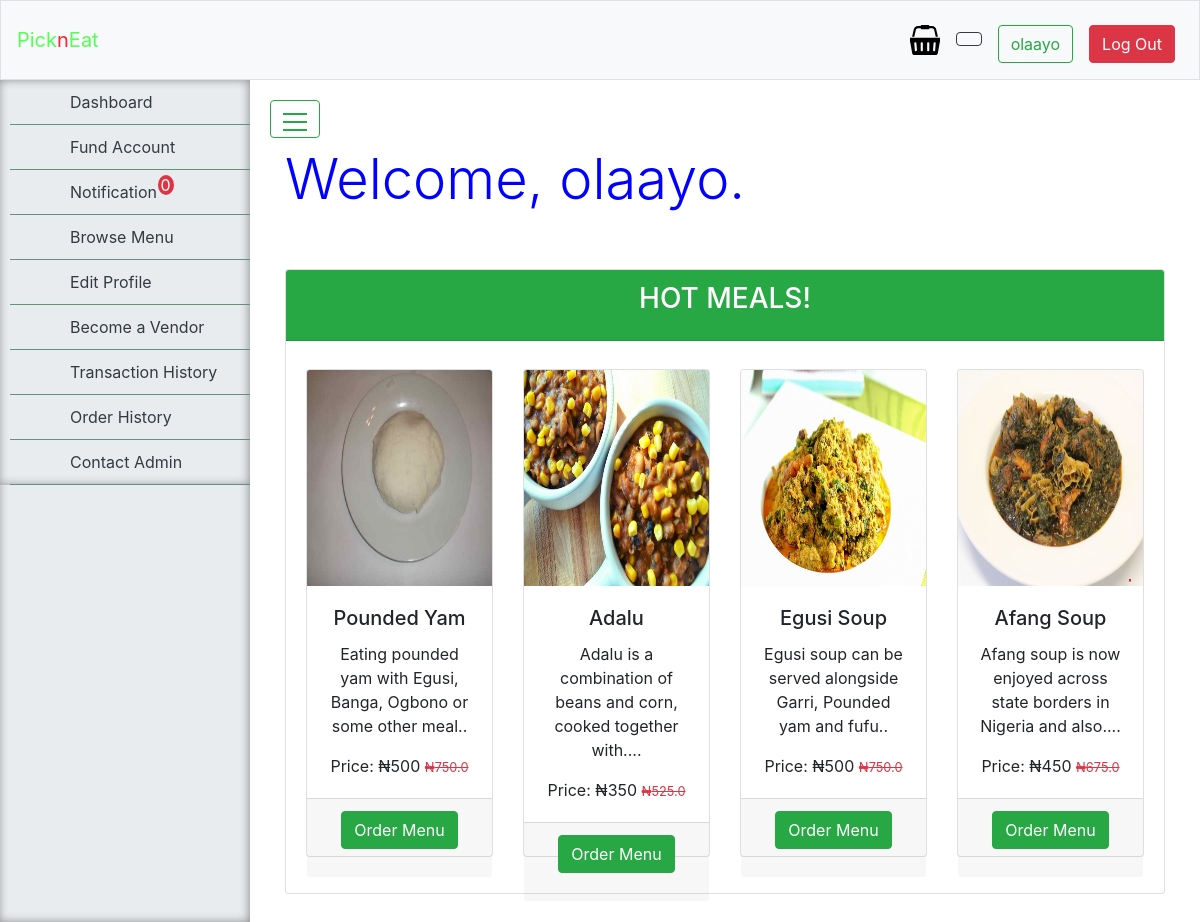
The app's page /dashboard (signed in) with its own data.
### tables this page shows
CREATE TABLE "users" (
	"id"	INTEGER NOT NULL PRIMARY KEY AUTOINCREMENT UNIQUE,
	"full_name"	TEXT NOT NULL,
	"username"	TEXT NOT NULL,
	"email"	TEXT NOT NULL,
	"phone_number"	TEXT NOT NULL,
	"address"	TEXT NOT NULL,
	"user_type"	TEXT NOT NULL,
	"password"	TEXT NOT NULL,
	"user_image"	TEXT,
	"balance"	INTEGER NOT NULL DEFAULT 0,
	"status"	TEXT NOT NULL DEFAULT 'active',
	"time_stamp"	TEXT NOT NULL,
	"business_name"	TEXT DEFAULT 'None',
	"business_address"	TEXT DEFAULT 'None',
	"business_number"	TEXT DEFAULT 'None',
	"user_view"	TEXT DEFAULT 'user',
	"cart"	TEXT DEFAULT '-',
	"application"	TEXT
);

CREATE TABLE "menu" (
	"id"	INTEGER NOT NULL PRIMARY KEY AUTOINCREMENT UNIQUE,
	"image"	TEXT NOT NULL,
	"vendor"	TEXT NOT NULL,
	"status"	TEXT NOT NULL DEFAULT 'available',
	"vendor_status"	TEXT NOT NULL DEFAULT 'active',
	"time_stamp"	TEXT NOT NULL,
	"name"	TEXT NOT NULL,
	"price"	NUMERIC NOT NULL,
	"description"	TEXT
);

### router/router.py (the view)
    @app.route("/dashboard")
    @login_required
    def dashboard():
        return dashboard_handler(database)

### application.py (called while the page is built)
@app.after_request
def after_request(response):
    response.headers["Cache-Control"] = "no-cache, no-store, must-revalidate"
    response.headers["Expires"] = 0
    response.headers["Pragma"] = "no-cache"
    return response

### controllers/user.py (called while the page is built)
def login_required(f):
    @wraps(f)
    def decorated_function(*args, **kwargs):
        if not session.get("username"):
            return redirect("/login")
        return f(*args, **kwargs)
    return decorated_function

### templates/dashboard.html (shortened to what this page needs)
{%extends "layout2.html" %}
{% block main %}
    <div class="jumbotron-fluid float-left">
        <div class="container">
            <div class="row">
                <h1 class="display-4"><span style="color: blue;">Welcome, {{session["username"]}}.</span></h1>
            </div>
            <div class="row">
                    <div class="card mt-5 mb-2">
                            <div class="card-header bg-success">
                                <div class="card-title">
                                    <h3 class="font-weight-bolder text-center text-white"> HOT MEALS!</h3>
                                </div>
                            </div>
                            <div class="card-body">
                                <div class="row">
                                    {% for menu in menus %}
                                    <div class="col-md-3 col-sm-12 mt-2 mb-3 text-center">
                                    <div class="card menu-card">
                                        <img src={{menu["image"]}}  type="submit" class="card-img-top menu-card-head" alt="Preview Unavailiable">
                                        <div class="card-body">
                                            <h5 class="card-title">{{menu["name"]}}</h5>
                                            <p class="card-text">{{menu["description"] | truncate(70)}}.</p>
                                            <p class="card-text">Price: &#8358;{{menu["price"]}} <small class="text-danger"><strike>&#8358;{{menu["price"] * 1.5}}</strike></small></p>
                                        </div>
                                        <div class="card-footer">
                                                <p><a href="/order_menu/{{menu['id']}}" class="btn btn-success">Order Menu</a></p>
                                        </div>
                                    </div>
                                </div>
                                {% endfor %}
                            </div>
                        </div>
                    </div>
            </div>
        </div>
    </div>
{% endblock %}

### templates/layout2.html (shortened to what this page needs)
<!DOCTYPE html>
<html lang="en">
    <head>
        <link href="https://maxcdn.bootstrapcdn.com/bootstrap/4.1.3/css/bootstrap.min.css" rel="stylesheet">
        <link href="/static/styles.css" rel="stylesheet">
        <link href="/static/sidebar.css" rel="stylesheet">
        <link rel="stylesheet" type="text/css" href="https://cdn.datatables.net/1.10.20/css/jquery.dataTables.css">
    </head>
{% block body%}
    <body>
{% endblock %}
        <nav class="navbar navbar-expand-md navbar-light bg-light border">
                <a class="navbar-brand" href="/dashboard"><span class="green">Pick</span><span class="white">n</span><span class="green">Eat</span><span class="green"></a>
                <div class="collapse navbar-collapse" id="navbar">
                        <ul class="navbar-nav ml-auto mt-2">
                                {%if session["user_type"] == "user" or session["user_type"] == "vendor" and session["user_view"] == "user" %}
                                <li class="nav-item">
                                    <a class="nav-link" href="/display_cart"><span><?xml version="1.0" ?>
                                    <sup class="cart" id="cart"></sup></span>
                                </a>
                                </li>
                                {% endif %}
                            {% if session["user_type"] != "admin" %}
                                <li class="nav-item nav-link"><span class="btn btn-outline-dark" id="balance"></span></li>
                                {% endif %}
                            <li class="nav-item"><a class="nav-link" href="/profile"><span class="btn btn-outline-success">{{session["username"]}}</span></a></li>
                            <li class="nav-item"><a class="nav-link" href="/logout"><span class="btn btn-danger">Log Out</span></a></li>
                        </ul>
                </div>
            </nav>
                    <div class="wrapper">
                            <nav id="sidebar">
                                <div class="sidebar">
                                    {% if session["user_type"] == "admin" %}
                                    <ul>
                                        <li><a href='/dashboard' > Dashboard </a></li>
                                        <li><a href='/notification' > Notification <span class="badge-danger custom-badge" id="notifs">0</span> </a></li>
                                        <li><a href='/transaction_log' > View Transactions </a></li>
                                        <li><a href='/menu_log' > View Menus </a></li>
                                        <li><a href='/manage_users' > Manage Users </a></li>
                                        <li><a href='/order_log' > View Orders </a></li>
                                        <li><a href='/vendor_verification' > Vendor Application </a></li>
                                    </ul>
                                    {% else %}
                                        <ul>
                                            <li><a href='/dashboard'> Dashboard </a></li>
                                            <li><a href='/fund' > Fund Account </a></li>
                                            <li><a href='/notification' > Notification <span class="badge-danger custom-badge" id="notifs">0</span> </a></li>
                                            <li><a href='/browse' > Browse Menu </a></li>
                                            <li><a href='/profile' > Edit Profile </a></li>
                                            {% if session["user_type"] != "vendor" %}
                                                <li><a href='/apply' > Become a Vendor </a></li>
                                            {% endif %}
                                            <li><a href='/transaction_history' > Transaction History </a></li>
                                            <li><a href='/order_history' > Order History </a></li>
                                            <li><a href='/contact' > Contact Admin </a></li>
                                        </ul>
                                    {% endif %}
                </div>
            </nav>
                            <div id="content">
                                <label  id="toggle-sidebar" class="btn btn-outline-success"  type="button">
                                    <span></span>
                                    <span></span>
                                    <span></span>
                                </label>
                                <div class="container">
                                    <main>
                                        {% block main %}{% endblock main %}
                                    </main>
                                </div>
                            </div>
    </body>
</html>

### static/styles.css (style rules this page uses)
.green { color: #5f5; }
.white { color: #f23; }
nav { background-color: yellow; }
a:link { text-decoration: none; }
#toggle-sidebar > span { display: block; width: 1.5em; height: 0.5em; border-bottom: #28a745 2px solid; }
.menu-card-head { max-height: 13.5rem; min-height: 13.5rem; }
.menu-card { min-height: 30.5rem; max-height: 30.5rem; }
.custom-badge { position: relative; bottom: 7px; right: 4px; padding: 0 3px 0 3px; border-radius: 50%; }

### static/sidebar.css (style rules this page uses)
.sidebar { position: relative; top:0; left:0; width:250px; transition: all 300ms cubic-bezier(0.65, 0.05, 0.36, 1); box-shadow: inset -1px 0 10px rgba(0, 0, 0, 0.4); background: #e9ecef; }
.sidebar:after { content: ''; background-color: #253238; position: absolute; top: 0; z-index: -1; height: 100%; width: 58px; }
.sidebar ul { list-style:none; padding-left:10px; }
.sidebar ul li { padding:10px; border-bottom: #64917c 1px solid; }
.sidebar ul li a { color:#343a40; display:block; padding-left:50px; }
.wrapper { display: flex; width: 100%; align-items: stretch; perspective: 1500px; }
#sidebar { min-width: 250px; max-width: 250px; transition: all 300ms cubic-bezier(0.65, 0.05, 0.36, 1); box-shadow: inset -1px 0 10px rgba(0, 0, 0, 0.4); background: #e9ecef; transform-origin: bottom left; }
#content { width: 100%; padding: 20px; min-height: 90vh; transition: all 0.3s; }

### records on screen
users: username "olaayo"
menu: image (picture), name "Pounded Yam", description "Eating pounded yam with Egusi, Banga, Ogbono or some other meal.", price "500", menu['price']*1.5 "750.0"
menu: image (picture), name "Adalu", description "Adalu is a combination of beans and corn, cooked together with...", price "350", menu['price']*1.5 "525.0"
menu: image (picture), name "Egusi Soup", description "Egusi soup can be served alongside Garri, Pounded yam and fufu.", price "500", menu['price']*1.5 "750.0"
menu: image (picture), name "Afang Soup", description "Afang soup is now enjoyed across state borders in Nigeria and also...", price "450", menu['price']*1.5 "675.0"
